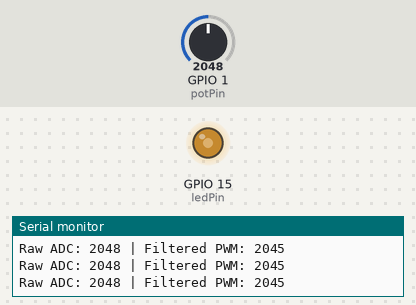
Simulated run of this program. Board: ESP32-S3. Parts: output pins drawn as LEDs (lit = HIGH), the last lines printed to the serial monitor. Inputs (shaded band) come from the test bench; at power-on: GPIO 1 (potPin) = 2048.

Above: at 1.2 s.
1.3 s: GPIO 1 (potPin) set to 2866
At 2.1 s:
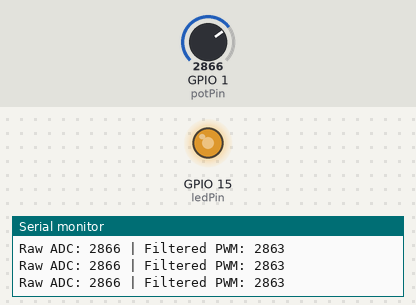
3.0 s: GPIO 1 (potPin) set to 3603
At 3.2 s:
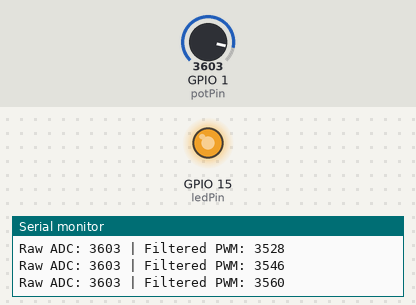
4.7 s: GPIO 1 (potPin) set to 0
At 5.5 s:
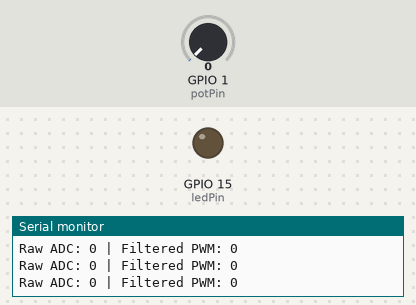
Timing chart, 0 to 7.7 s (numbered marks = the images above; inputs shaded):
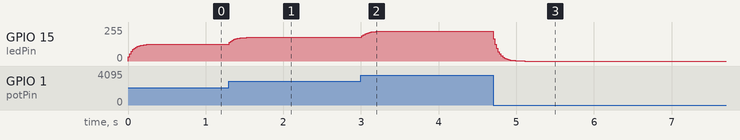

Measured:
- after the input at 1.3 s, GPIO 15 (ledPin): moves from 127/255 to 178/255 over 0.28 s, starting at once
- after the input at 3.0 s, GPIO 15 (ledPin): moves from 178/255 to 224/255 over 0.28 s, starting at once
- after the input at 4.7 s, GPIO 15 (ledPin): moves from 224/255 to 0/255 over 0.41 s, starting at once

The program:

main.cpp
```cpp
#include <Arduino.h>

// Define the single GPIO pin for your LED
const int ledPin = 15;

// Use a single hardware PWM channel
#define PWM_CHAN 0

// Define the analog input pin for the potentiometer
const int potPin = 1;

// PWM Settings
const int freq = 1000;     // 1 kHz frequency
const int resolution = 12; // 12-bit resolution (0 - 4095)

void setup() {
  Serial.begin(115200);

  // Configure the single PWM channel
  ledcSetup(PWM_CHAN, freq, resolution);

  // Attach your physical LED pin to that channel
  ledcAttachPin(ledPin, PWM_CHAN);
}

void loop() {
  static int filteredVal = 0;
  int rawVal = analogRead(potPin);

  // Exponential Moving Average filter to smooth out any electrical jitter
  filteredVal = (filteredVal * 3 + rawVal) / 4;

  // Write the filtered duty cycle to the single PWM channel
  ledcWrite(PWM_CHAN, filteredVal);

  Serial.printf("Raw ADC: %d | Filtered PWM: %d\n", rawVal, filteredVal);
  delay(20);
}
```
